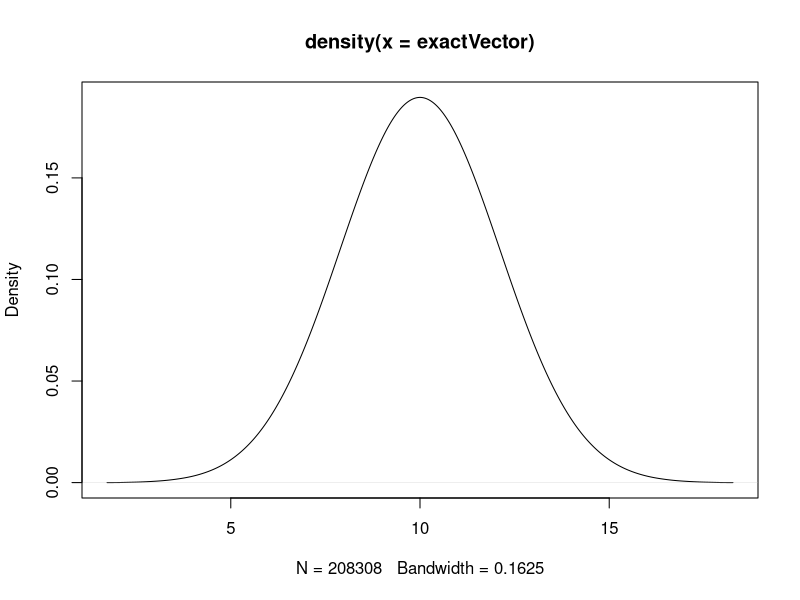
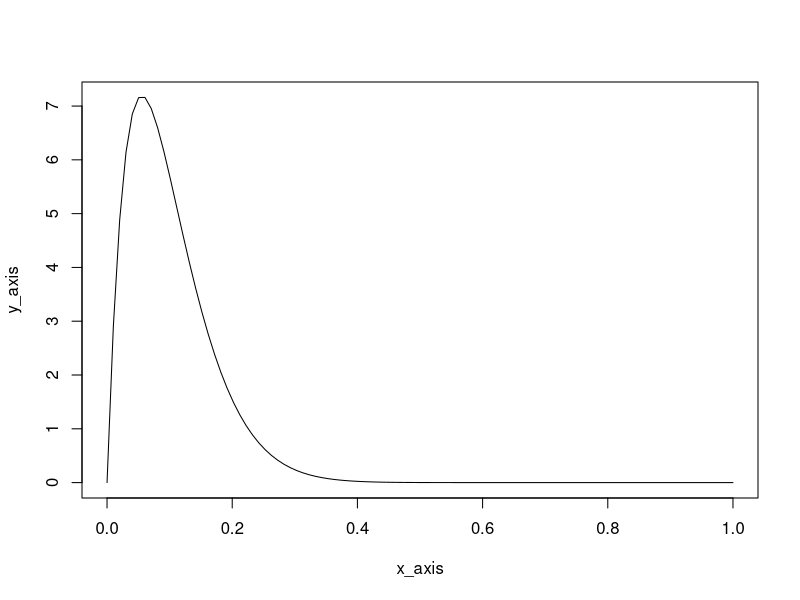
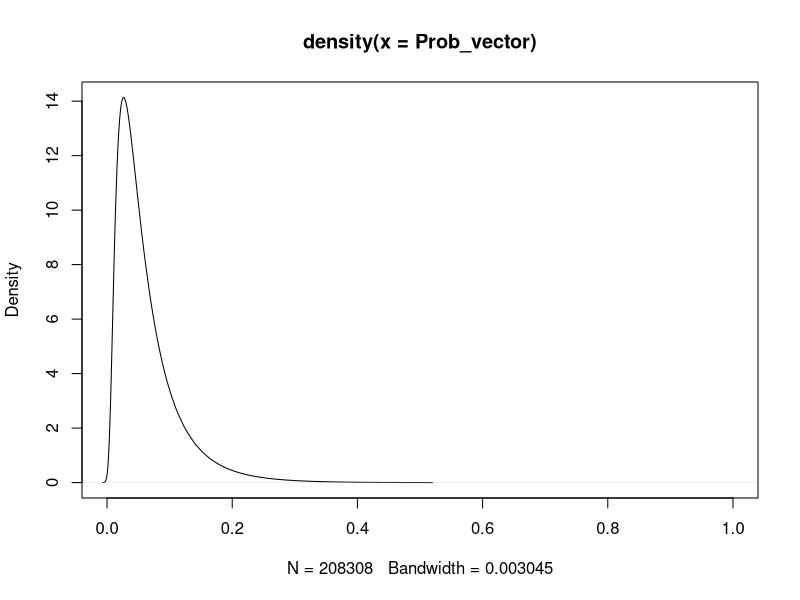

Reproduce these figures in R, in order. (Note: this script raises an error after producing the figures.)
#######################
# epi input functions
#######################

library(MASS)


##############################
# epi inputs models require
#############################

# additional for binary
# P_t1, # NB: this is currently simulated within the functions using rep(P_t1, MCsims)
# additional for survival
# survivalDist,scaleParameter_t1,shapeParameter_t1
# required for all models 
# mu_t2, variance_t2, dist_t2, direction_t2,
# mu_t3, variance_t3, dist_t3, direction_t3,
# mu_t4, variance_t4, dist_t4, direction_t4



##########################################
##########################################
# BINARY endpoint
##########################################
###########################################

########################################
# Binary endpoint: baseline probability
#######################################

# there are 3 methods to input baseline probability
# 1) single value: no uncertainty in baseline
# 2) UCI and LCI for probability: input using slider normalParameters() calculates mu and sigma
# 3) nEvents, nAtRisk: used to draw a beta distribution


# Binary endpoint; baseline probability 1) no uncertainty
##############################################################

# user input: P_t1


# Binary endpoint, baseline probability 2) from LCI and UCI on baseline probability
############################################
# note: this is done as in Excel model by converting probability to odds
# (slighlty modified as linearlity/ normality holds better on the log scale so this is used here)
# ***theoretically possible to simulate negative probability values with this method? - probably not thanks to exponeitation etc
# also possible to do this by treating the LCI and UCI as a 95% interval on a beta distribtion
# and finding the alpha and beta parameters which best fit the LCI and UCI provided by the user
# these parameters are found by choosing alpha and beta to minimise a loss function:
# squared distance from LCI + squared distance from UCI as described in: https://www.johndcook.com/quantiles_parameters.pdf
# loss function in R
# (qbeta(0.025, alpha_hat, beta_hat) - LCI)^2 + (qbeta(0.975, alpha_hat, beta_hat) - UCI)^2
# not fully sure if this works!

# function
# input: prob_UCI and prob_LCI
# output: mu_prob (exact expected probability), sigma (log odds scale), mu  (mean on log odds scale)
# this output can then be used to calculate P_t1 using:
# LO <- rnorm(MCsims, mu, sigma)
# Odds <- exp(LO)
# P_t1 <- Odds/(1 + Odds)
# assumes normal log odds distribution

# test data (from Excel model)
prob_UCI = 0.469
prob_LCI = 0.248

# define function
probCI <- function(prob_UCI, prob_LCI){
  
  # convert prob CIs to odds CIs
  Odds_UCI <- prob_UCI/(1 - prob_UCI)
  Odds_LCI <- prob_LCI/(1 - prob_LCI)
  
  # convert to log scale as sigma is symmetrical around the mean on this scale
  LO_UCI <- log(Odds_UCI)
  LO_LCI <- log(Odds_LCI)
  
  sigma <- abs(LO_UCI - LO_LCI)/(2*1.96)
  mu <- LO_LCI + 1.96*sigma # mean on log odds scale
  mu_OR <- exp(mu)
  mu_prob <- mu_OR/(1 + mu_OR)
  
  
  outputs <- list(mu_prob = mu_prob, mu = mu, sigma = sigma)
  return(outputs)
  
}

# test function (from Excel model)
probCI(0.469, 0.248)





# Binary endpoint, baseline probability 2) Exact sampling: from normal distribution 
############
# given mu and sigma (calculated above) creates vector of samples in direct proportion to normal theoretical distribution
# within a user defined range. This vector can be manipulated to convert to probability distribution
# v.quick!

# inputs: mu, sigma
# outputs: exactVector (vector of samples) 

# define function
exactVectorNormal <- function( mu, sigma){
  
  # just need to sample reasonablely close to mean
  lowerBound <- mu - 6*sigma
  upperBound <- mu + 6*sigma
  # vector of points at which samples will be taken
  # lower bound , upper bound , and length.out = resolution of curve
  x_axis <- seq(lowerBound, upperBound, length.out = 1000) # 1000 appears to work well
  
  # gives a vecor of values for each point in x_axis vector which represent how likely they are
  # in the theoretical distribution (normal with mean mu and sigma)
  density_vector <- dnorm(x_axis, mu, sigma)
  
  # normalise this vector to give highest value in density_vector the value of 1 (the most likely point)
  normalised_density_vector <- density_vector/(max(density_vector))
  
  # take samples of each point in x_axis proportionate to its frequency in the theoretical distribution
  # try values to see how it works: 1000 samples of most likely point
  exactVector <- rep(x_axis, times = normalised_density_vector*1000) 
  
  return(exactVector )
  
}

# test function
exactVector <- exactVectorNormal(10, 2.1)
plot(density(exactVector))








# Binary endpoint: baseline probability 3) from events vs number at risk
############################################

# function
# input: nEvents and nAtRisk
# output: mu_prob (exact expected probability), P_t1
# assumes MCsims sufficient to express the distribution

# test data (from Excel model)
nEvents = 100
nAtRisk = 210
MCsims = 100000

# define function
probEvents <- function(nEvents, nAtRisk, MCsims){
  
  # beta parameter for beta distribution
  nNonEvents <- nAtRisk - nEvents
  mu_prob <- nEvents/(nEvents + nNonEvents)
  
  P_t1 <- rbeta(MCsims,nEvents,nNonEvents )
  outputs <- list(mu_prob = mu_prob, P_t1 = P_t1)
  
  return(outputs)
}

# test function
probEvents(10, 20, 10000)



# Binary endpoint: baseline probability 3) plot function (no randomness)
######################
# no randomness: based on exact densities from beta distribution
# inputs: nEvents, nAtRisk
# output: plot object

plotBetaEvents <- function(nEvents, nAtRisk){
  
  # beta parameter for beta distribution
  nNonEvents <- nAtRisk - nEvents
  
  x_axis <- seq(0, 1, length.out = 100)
  y_axis <- dbeta(x_axis, nEvents, nNonEvents)
  
  plot <- plot(x = x_axis, y = y_axis, type = "l")
  return(plot)
}

# test plot function
plotBetaEvents(2, 20)







# Binary endpoint: baseline probability: PLOT ALL FUNCTION baseline probability from different methods
##########################################################
# there are 3 methods to input baseline probability
# 1) single value: no uncertainty in baseline
# 2) UCI and LCI for probability: input using slider normalParameters() calculates mu and sigma
# 3) nEvents, nAtRisk: used to draw a beta distribution

# require above functions


# test data
input <- list()
input$baselineInput ="confidenceBounds"   # "events" # singleValue
nEvents = 10
nAtRisk = 30
prob_UCI = 0.2
prob_LCI = 0.01
P_t1 = 0.3

# input: mu , sigma or alpha, beta, input$baselineInput
# output: plot object

# wrap in a function??

if(input$baselineInput == "events"){
  
  plotBetaEvents(nEvents, nAtRisk)
  
} 

# also conditional on the confidence bounds not being equal
if(input$baselineInput == "confidenceBounds"){
  
  normalParameters <-  probCI(prob_UCI, prob_LCI)
  LO_vector <- exactVectorNormal(normalParameters$mu, normalParameters$sigma)
  Odds_vector <- exp(LO_vector)
  Prob_vector <- Odds_vector/(1 + Odds_vector)
  
  plot(density(Prob_vector), xlim = c(0, 1))
  
}


# or if confidence bounds are equal
if(input$baselineInput == "singleValue"){
  
  plot(1, type="n", xlab="", ylab="", xlim=c(0, 1), ylim=c(0, 10))
  abline(v = P_t1)
  
}









########################################
# Binary endpoint: relative effects
#######################################
# ? take P_t1 vector (could be uncertain or single valued but must represent the MCsims in its length)
# ? output P_tn

# there are # methods to input relative effects
# 1) UCI and LCI for natural odds ratio scale
# 2) UCI and LCI for natural RR scale
# 3) 


# Binary endpoint: relative effects 1) UCI and LCI for natural odds ratio scale
############################################

# required input
#OR_UCI_t2 = 1.18
#OR_LCI_t2 = 0.71
#OR_UCI_t3
#OR_LCI_t3
#OR_UCI_t4
#OR_LCI_t4

# function
# input: OR_UCI and OR_LCI
# output: mu_OR, mu (log scale), variance (log scale)
# assumes normal distribution

# plot user inputs
# use exactVectorNormal with mu, variance to take exact samples from normal on LOR scale
# take exponent of these draws and plot to get smooth natural scale OR plot
# include mu_OR, OR_UCI and OR_LCI on this plot

# test data (from Excel model)
OR_UCI = 1.18
OR_LCI = 0.71

# define function
oddsRatioCI <- function(OR_UCI, OR_LCI){
  
  LOR_UCI <- log(OR_UCI) 
  LOR_LCI <- log(OR_LCI)
  sigma <- abs(LOR_UCI - LOR_LCI)/(2*1.96)
  variance <- sigma^2
  
  mu <- LOR_LCI + 1.96*sigma # mean on log odds scale
  mu_OR <- exp(mu)
  
  outputs <- list(mu = mu, variance = variance, mu_OR = mu_OR)
  return(outputs)
}

# test function
oddsRatioCI(OR_UCI, OR_LCI)

oddsRatioCI(1.43, 0.05)


# Binary endpoint: relative effects 2) UCI and LCI for natural RR scale
############################################


# function
# input: RR_UCI and RR_LCI
# output: mu_RR (mean RR on natural scale),  sigma_LRR (se of log rr), mu_LRR (mean of log rr)
# assumes normal distribution for log(RR) 

# plot user inputs
# use exactVectorNormal with sigma_LRR, mu_LRR to take exact samples from normal on LRR scale
# take exponent of these draws and plot to get smooth RR plot
# include mu_RR, RR_UCI and RR_LCI on this plot

# get P_tn
# simulate uncertainty in LRR ~ N(mu_LRR, sigma_LRR)
# exp(LRR) = RR
# RR * P_t1 = P_tn

# similar to above function

# test data (from Excel model)
RR_UCI = 1.18
RR_LCI = 0.71

# define function
RiskRatioCI <- function(RR_UCI, RR_LCI){
  
  LRR_UCI <- log(RR_UCI) 
  LRR_LCI <- log(RR_LCI)
  sigma_LRR <- abs(LRR_UCI - LRR_LCI)/(2*1.96)
  # variance <- sigma_LRR^2
  
  mu_LRR <- LRR_LCI + 1.96*sigma_LRR # mean on log rr scale
  mu_RR <- exp(mu_LRR)
  
  outputs <- list(mu_RR = mu_RR, sigma_LRR = sigma_LRR, mu_LRR = mu_LRR)
  return(outputs)
}

# test function
RiskRatioCI(RR_UCI, RR_LCI)





########################################
# Binary endpoint: probabiliities for new interventions
#######################################


# Binary endpoint: find beta distribtion parameter estimates from vector of probabilitites
##################################################
# supplementary function
# useful to plot inputs neatly by smoothing monte carlo error
# 

# inputs: P_tn (some probability vector)
# outputs: alpha_hat, beta_hat

# test data
P_tn <- rbeta(10000, 13.5, 10 )

# define function
aproxBetaParams <- function(P_tn){
  
  # stop function if input is an NA
  
  # function finds alpha and beta parameter estimates from data for a beta function
  # optimising function with initial values
  suppressWarnings( # suppress that NaNs are produced - the function appears to work well
  fit_beta <- fitdistr(P_tn,"beta",list(shape1=1,shape2=1)) 
  )
  
  # round the result (hopefully should mean that identical inputs will give identical estimates)
  alpha_hat <- round(fit_beta$estimate[1],1) 
  beta_hat <- round(fit_beta$estimate[2],1)
  
  outputs <- list(alpha_hat = alpha_hat, beta_hat = beta_hat)
  return(outputs)
}

# test function
aproxBetaParams(P_tn)




# Binary endpoint: individually plot P_t2, P_t3, P_t4 with uncertain baseline and MCD
############################################




# Binary endpoint: comparative plot of probabilities with uncertain baseline
############################################
# requires MASS package
# put all on one diagram 
# fit a beta distribution to 


# function
# input: alpha_hat_t1, beta_hat_t1, alpha_hat_t2, beta_hat_t2, alpha_hat_t3, beta_hat_t3, alpha_hat_t4, beta_hat_t4 
# output: 

# test data 
P_t <- simProbOfOutcomeMatrixBinary (numberOfTreatments = 3, P_t1 = rep(0.1, 50000),
                       mu_t2 = 0, variance_t2 = 0.1, dist_t2 = "norm",  direction_t2 = "alwaysPositive",
                       mu_t3 = 0.2, variance_t3 = 0.1, dist_t3 = "halfNorm", direction_t3 = "alwaysPositive",
                       mu_t4 = NA, variance_t4 = NA, dist_t4 = "halfNorm", direction_t4 = NA
                       )

beta_params_t2 <- aproxBetaParams(P_t[,2])
beta_params_t3 <- aproxBetaParams(P_t[,3])
beta_params_t4 <- aproxBetaParams(P_t[,4])


# define function
# <- function(nEvents, nAtRisk, MCsims){

 
   # function finds alpha and beta parameter estimates from data for a beta function
   # optimising function with initial values
   fit_beta <- fitdistr(sims,"beta",list(shape1=1,shape2=1)) 
  
   alpha_hat <- round(fit_beta$estimate[1],1) 
   beta_hat <- round(fit_beta$estimate[2],1)
   
   x_axis <- seq(0, 1, length.out = 100)
   
plot(density(sims))
lines(x_axis, dbeta(x_axis,alpha_hat, beta_hat ))


















